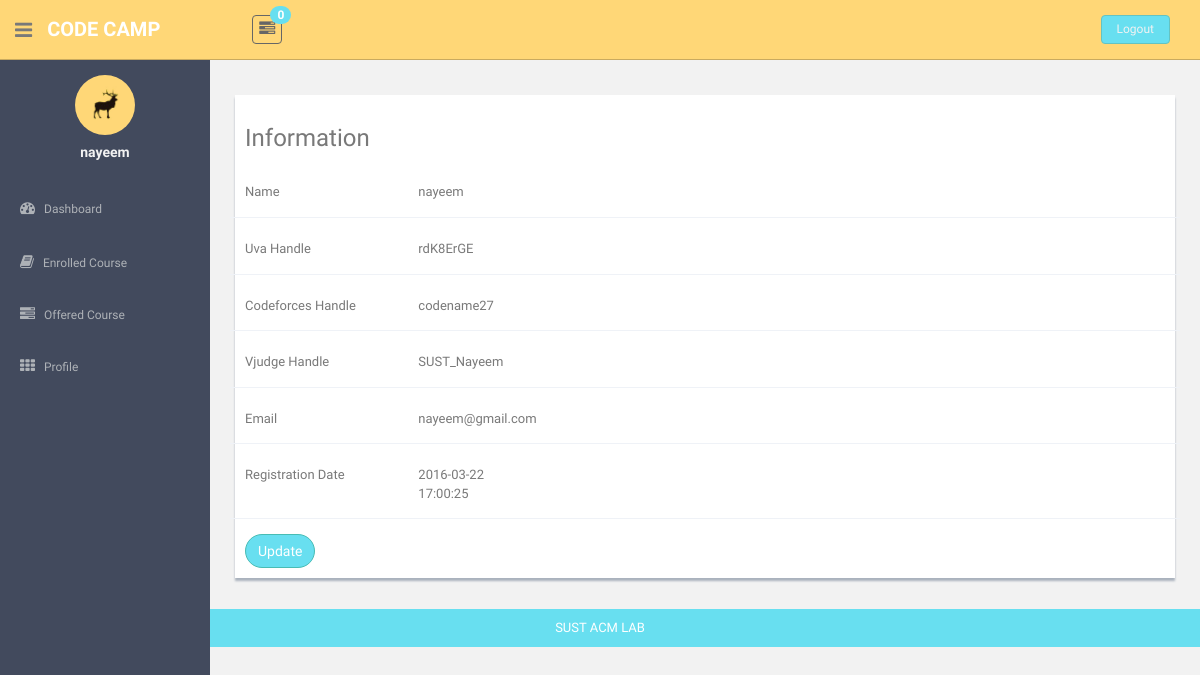
Page /code/profile.php (signed in) on the committed database.
### tables this page shows
CREATE TABLE `user_table` (
  `user_id` int(11) NOT NULL,
  `user_name` varchar(50) NOT NULL,
  `user_email` varchar(50) NOT NULL,
  `password` varchar(50) NOT NULL,
  `reg_date` datetime NOT NULL DEFAULT CURRENT_TIMESTAMP
);

CREATE TABLE `handle_table` (
  `judge_code_id` int(11) NOT NULL,
  `judge_name` varchar(20) NOT NULL,
  `handle` varchar(20) NOT NULL
);

### code/profileinfo/userinfo.php (called while the page is built, shortened)
<?php
$userName = $_SESSION["username"];
$dbn = getDBH();
$stmt = $dbn->prepare('SELECT user_email,reg_date FROM `user_table` WHERE user_id = ?;');
$stmt->bind_param('i', $user_id);
$user_id = $_SESSION["userid"];
$stmt->execute();
$stmt->bind_result($userEmail,$userRegDate);
function getUserName($id){
	$dbn = getDBH();
	$stmt = $dbn->prepare('SELECT user_name FROM `user_table` WHERE user_id = ?;');
	$stmt->bind_param('i', $user_id);
	$stmt->execute();
	$stmt->bind_result($Name);
	return $Name;
}
?>

### code/judge/uva.php (called while the page is built, shortened)
<?php
 function getUVAHandle($user_id){
 	$dbn = getDBH();
	$stmt = $dbn->prepare('SELECT `handle_table`.handle FROM `handle_table` JOIN `uva_user` ON `handle_table`.judge_code_id = `uva_user`.judge_code_id WHERE `uva_user`.user_id = ?;');
	$stmt->bind_param('i', $id);
	$id = $user_id;
	$stmt->execute();
	$stmt->bind_result($userUvaHandel);
	return $userUvaHandel;
 }
?>

### code/judge/codeforces.php (called while the page is built, shortened)
<?php
 function getCodeForcesHandle($user_id){
 	$dbn = getDBH();
	$stmt = $dbn->prepare('SELECT `handle_table`.handle FROM `handle_table` JOIN `codeforces_user` ON `handle_table`.judge_code_id = `codeforces_user`.judge_code_id WHERE `codeforces_user`.user_id = ?;');
	$stmt->bind_param('i', $id);
	$id = $user_id;
	$stmt->execute();
	$stmt->bind_result($userCodeForcesHandel);
	return $userCodeForcesHandel;
 }
?>

### code/judge/vjudge.php (called while the page is built, shortened)
<?php
 function getVjudgeHandle($user_id){
 	$dbn = getDBH();
	$stmt = $dbn->prepare('SELECT `handle_table`.handle FROM `handle_table` JOIN `vjudge_user` ON `handle_table`.judge_code_id = `vjudge_user`.judge_code_id WHERE `vjudge_user`.user_id = ?;');
	$stmt->bind_param('i', $id);
	$stmt->execute();
	$stmt->bind_result($userVjudgeHandel);
	return $userVjudgeHandel;
 }
?>

### code/profile.php (the view, shortened to what this page needs)
<?php
require_once 'judge\uva.php';
require_once 'judge\codeforces.php';
require_once 'judge\vjudge.php';
require_once 'profileinfo\userinfo.php';
?>
<!DOCTYPE html>
<html>
<head>
    <link href="assets/css/bootstrap.css" rel="stylesheet">
    <link href="assets/font-awesome/css/font-awesome.css" rel="stylesheet" />
    <link rel="stylesheet" type="text/css" href="assets/css/zabuto_calendar.css">
    <link rel="stylesheet" type="text/css" href="assets/js/gritter/css/jquery.gritter.css" />
    <link rel="stylesheet" type="text/css" href="assets/lineicons/style.css">
    <link href="assets/css/style.css" rel="stylesheet">
    <link href="assets/css/style-responsive.css" rel="stylesheet">
</head>
<body>
<section id="container" >
      <?php require 'component\topbar.php'; ?>
      <?php require 'component\sidebar.php'; ?>
      <section id="main-content">
          <section class="wrapper">
              <div class="row mt">
              <div class="col-lg-12">
                  <div class="form-panel">
                      <h3 class="mb">Information</h3>
                      <form class="form-horizontal style-form">
                          <div class="form-group">
                              <label class="col-sm-2 col-sm-2 control-label">Name</label>
                              <div class="col-sm-10">
                                  <label class="col-sm-2 col-sm-2 control-label"><?php echo $userName; ?></label>
                              </div>
                          </div>
                          <div class="form-group">
                              <label class="col-sm-2 col-sm-2 control-label">Uva Handle</label>
                              <div class="col-sm-10">
                                  <label class="col-sm-2 col-sm-2 control-label"><?php echo getUVAHandle($user_id) ?></label>
                              </div>
                          </div>
                          <div class="form-group">
                              <label class="col-sm-2 col-sm-2 control-label">Codeforces Handle</label>
                              <div class="col-sm-10">
                                  <label class="col-sm-2 col-sm-2 control-label"><?php echo getCodeForcesHandle($user_id) ?></label>
                              </div>
                          </div>
                          <div class="form-group">
                              <label class="col-sm-2 col-sm-2 control-label">Vjudge Handle</label>
                              <div class="col-sm-10">
                                  <label class="col-sm-2 col-sm-2 control-label"><?php echo getVjudgeHandle($user_id) ?></label>
                              </div>
                          </div>
                          <div class="form-group">
                              <label class="col-sm-2 col-sm-2 control-label">Email</label>
                              <div class="col-sm-10">
                                  <label class="col-sm-2 col-sm-2 control-label"><?php echo $userEmail; ?></label>
                              </div>
                          </div>
                          <div class="form-group">
                              <label class="col-sm-2 col-sm-2 control-label">Registration Date</label>
                              <div class="col-sm-10">
                                  <label class="col-sm-2 col-sm-2 control-label"><?php echo $userRegDate; ?></label>
                              </div>
                          </div>
                      </form>
                      <button type="button" class="btn btn-theme btn-round"><a href="update.php" style="color: white">Update</a></button>
                  </div>
              </div>
            </div>
        </section>
    </section>
      		<?php require 'component\footer.php'; ?>
  </section>
</body>
</html>

### code/component/topbar.php (shortened to what this page needs)
<?php
$host = $_SERVER["HTTP_HOST"];
$dashboardLink = "http://$host/codecamp/dashboard.php";
$logoutLink = "http://$host/codecamp/component/logout.php";
$dbn = getDBH();
$stmt = $dbn->prepare('SELECT COUNT(*) FROM `approve_table` WHERE `approve_table`.`approve` = 0 AND `approve_table`.`contest_id` IN
(SELECT `contest_list`.`contest_id` FROM `contest_list` WHERE `contest_list`.`course_id` IN
(SELECT `course_table`.`course_id` FROM `course_table` WHERE `course_table`.`owner_id` = ?))');
$stmt->bind_param('i', $db_user_id);
$stmt->execute();
$stmt->bind_result($totalNumberOfPending);
?>
<!DOCTYPE html>
<html>
<head>
</head>
<body>
<section id="container">
      <header class="header black-bg">
              <div class="sidebar-toggle-box">
                  <div class="fa fa-bars tooltips" data-placement="right" data-original-title="Menu"></div>
              </div>
            <a href="<?php echo $dashboardLink; ?>" class="logo"><b>CODE CAMP</b></a>
                        <div class="nav notify-row" id="top_menu">
                <ul class="nav top-menu">
                    <li class="dropdown">
                        <a data-toggle="dropdown" class="dropdown-toggle" href="index.html#">
                            <i class="fa fa-tasks"></i>
                            <span class="badge bg-theme"><?php echo $totalNumberOfPending; ?></span>
                        </a>
                    </li>
                </ul>
            </div>
            <div class="top-menu">
            	<ul class="nav pull-right top-menu">
                    <li><a class="logout" href="<?php echo $logoutLink; ?>">Logout</a></li>
            	</ul>
            </div>
        </header>
</section>
</body>
</html>

### code/component/sidebar.php (shortened to what this page needs)
<?php
$host = $_SERVER["HTTP_HOST"];
$dashboardLink = "http://$host/codecamp/dashboard.php";
$profileLink = "http://$host/codecamp/profile.php";
?>
<!DOCTYPE html>
<html>
<head>
</head>
<body>
      <aside>
          <div id="sidebar"  class="nav-collapse ">
              <ul class="sidebar-menu" id="nav-accordion">
              	  <p class="centered"><a href="<?php echo $profileLink; ?>"><img src="<?php $_SERVER['HTTP_HOST'] ?>/codecamp/assets/img/ui-sam.jpg" class="img-circle" width="60"></a></p>
              	  <h5 class="centered"><?php echo getUserName($_SESSION["userid"]) ?></h5>
                  <li class="mt">
                      <a href="<?php echo $dashboardLink; ?>">
                          <i class="fa fa-dashboard"></i>
                          <span>Dashboard</span>
                      </a>
                  </li>
                  <li class="sub-menu">
                      <a href="javascript:;" >
                          <i class="fa fa-book"></i>
                          <span>Enrolled Course</span>
                      </a>
                  </li>
                  <li class="sub-menu">
                      <a href="javascript:;" >
                          <i class="fa fa-tasks"></i>
                          <span>Offered Course</span>
                      </a>
                          <?php
                          $id = $_SESSION["userid"];
                          ?>
                  </li>
                  <li class="sub-menu">
                      <a href="<?php echo $profileLink; ?>" >
                          <i class="fa fa-th"></i>
                          <span>Profile</span>
                      </a>
                  </li>
              </ul>
          </div>
      </aside>
</body>
</html>

### code/component/footer.php (shortened to what this page needs)
<!DOCTYPE html>
<html>
<head>
</head>
<body>
      <footer class="site-footer">
          <div class="text-center">
              SUST ACM LAB
          </div>
      </footer>
</body>
</html>

### code/assets/css/style.css (style rules this page uses)
body { color: #797979; background: #f2f2f2; font-family: 'Ruda', sans-serif; padding: 0px !important; margin: 0px !important; font-size:13px; }
ul li { list-style: none; }
a, a:hover, a:focus { text-decoration: none; outline: none; }
#container { width: 100%; height: 100%; }
.btn-round { border-radius: 20px; -webkit-border-radius: 20px; }
.bg-theme { background-color: #68dff0; }
.btn-theme { color: #fff; background-color: #68dff0; border-color: #48bcb4; }
.centered { text-align: center; }
.mt { margin-top: 25px; }
.mb { margin-bottom: 25px; }
ul.top-menu > li > .logout { color: #f2f2f2; font-size: 12px; border-radius: 4px; -webkit-border-radius: 4px; border: 1px solid #64c3c2 !important; padding: 5px 15px; margin-right: 15px; background: #68dff0; margin-top: 15px; }
#sidebar { width: 210px; height: 100%; position: fixed; background: #424a5d; }
#sidebar h5 { color: #f2f2f2; font-weight: 700; }
#sidebar ul li { position: relative; }
ul.sidebar-menu , ul.sidebar-menu li ul.sub { margin: -2px 0 0; padding: 0; }
ul.sidebar-menu { margin-top: 75px; }
ul.sidebar-menu li { margin-bottom: 5px; margin-left:10px; margin-right:10px; }
ul.sidebar-menu li.sub-menu { line-height: 15px; }
ul.sidebar-menu li a span { display: inline-block; }
ul.sidebar-menu li a { color: #aeb2b7; text-decoration: none; display: block; padding: 15px 0 15px 10px; font-size: 12px; outline: none; -webkit-transition: all 0.3s ease; -moz-transition: all 0.3s ease; -o-transition: all 0.3s ease; -ms-transition: all 0.3s ease; transition: all 0.3s ease; }
ul.sidebar-menu li a i { font-size: 15px; padding-right: 6px; }
#main-content { margin-left: 210px; }
.header, .footer { min-height: 60px; padding: 0 15px; }
.header { position: fixed; left: 0; right: 0; z-index: 1002; }
.black-bg { background: #ffd777; border-bottom: 1px solid #c9aa5f; }
.wrapper { display: inline-block; margin-top: 60px; padding-left: 15px; padding-right: 15px; padding-bottom: 15px; padding-top: 0px; width: 100%; }
a.logo { font-size: 20px; color: #ffffff; float: left; margin-top: 15px; text-transform: uppercase; }
a.logo b { font-weight: 900; }
#top_menu .nav > li, ul.top-menu > li { float: left; }
.notify-row { float: left; margin-top: 15px; margin-left: 92px; }
ul.top-menu > li > a { color: #666666; font-size: 16px; border-radius: 4px; -webkit-border-radius: 4px; border:1px solid #666666 !important; padding: 2px 6px; margin-right: 15px; }
.notify-row .badge { position: absolute; right: -10px; top: -10px; z-index: 100; }
.sidebar-toggle-box { float: left; padding-right: 15px; margin-top: 20px; }
.sidebar-toggle-box .fa-bars { cursor: pointer; display: inline-block; font-size: 20px; }
.form-panel { background: #ffffff; margin: 10px; padding: 10px; box-shadow: 0px 3px 2px #aab2bd; text-align: left; }
label { font-weight: 400; }
.form-horizontal.style-form .form-group { border-bottom: 1px solid #eff2f7; padding-bottom: 15px; margin-bottom: 15px; }
@media (min-width: 768px) { .form-horizontal .control-label { text-align: left; } }
.site-footer { background: #68dff0; color: #fff; padding: 10px 0; }

### rows in the picture
user_table: user_name "nayeem", user_email "nayeem@gmail.com", reg_date "2016-03-22 17:00:25"
handle_table: handle "rdK8ErGE"
handle_table: handle "codename27"
handle_table: handle "SUST_Nayeem"

### other values in the picture
$totalNumberOfPending "0"
$userName "nayeem"
